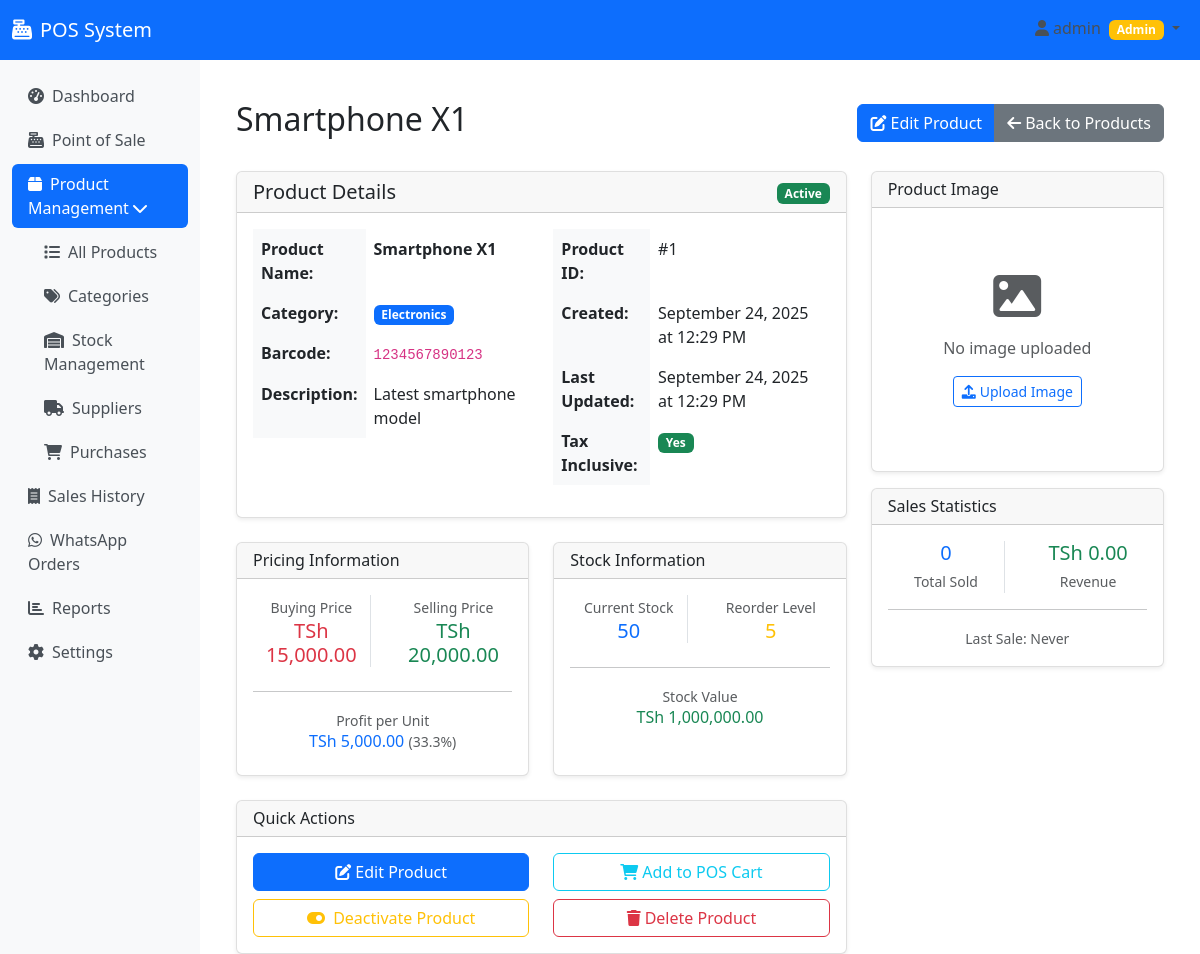
/products/view/1 (signed in), run on the app's committed database.
### app/models/__init__.py (models this page shows, shortened)
class Product(db.Model):
    id = db.Column(db.Integer, primary_key=True)
    name = db.Column(db.String(200), nullable=False)
    description = db.Column(db.Text)
    barcode = db.Column(db.String(100), unique=True)
    category_id = db.Column(db.Integer, db.ForeignKey('category.id'), nullable=False)
    buying_price = db.Column(db.Numeric(10, 2), nullable=False)
    selling_price = db.Column(db.Numeric(10, 2), nullable=False)
    tax_inclusive = db.Column(db.Boolean, default=True)
    stock_quantity = db.Column(db.Integer, default=0)
    reorder_level = db.Column(db.Integer, default=10)
    image_filename = db.Column(db.String(255))
    created_at = db.Column(db.DateTime, default=datetime.utcnow)
    updated_at = db.Column(db.DateTime, default=datetime.utcnow, onupdate=datetime.utcnow)
    is_active = db.Column(db.Boolean, default=True)
    sale_items = db.relationship('SaleItem', backref='product', lazy=True)
    purchase_items = db.relationship('PurchaseItem', backref='product', lazy=True)
    @property
    def is_low_stock(self):
        return self.stock_quantity <= self.reorder_level

class Category(db.Model):
    id = db.Column(db.Integer, primary_key=True)
    name = db.Column(db.String(100), nullable=False, unique=True)
    description = db.Column(db.Text)
    created_at = db.Column(db.DateTime, default=datetime.utcnow)
    products = db.relationship('Product', backref='category', lazy=True)

class SystemSettings(db.Model):
    id = db.Column(db.Integer, primary_key=True)
    key = db.Column(db.String(100), unique=True, nullable=False)
    value = db.Column(db.Text)
    description = db.Column(db.Text)
    created_at = db.Column(db.DateTime, default=datetime.utcnow)
    updated_at = db.Column(db.DateTime, default=datetime.utcnow, onupdate=datetime.utcnow)

### app/views/products.py (the view)
@products_bp.route('/view/<int:id>')
@login_required
def view_product(id):
    product = Product.query.get_or_404(id)
    return render_template('products/view_product.html', title=product.name, product=product)

### app/templates/products/view_product.html (shortened to what this page needs)
{% extends "base.html" %}
{% block content %}
<div class="container-fluid">
    <div class="row">
        <div class="col-12">
            <div class="d-flex justify-content-between align-items-center mb-4">
                <h2>{{ product.name }}</h2>
                <div class="btn-group">
                    <a href="{{ url_for('products.edit_product', id=product.id) }}" class="btn btn-primary">
                        <i class="fas fa-edit me-1"></i>Edit Product
                    </a>
                    <a href="{{ url_for('products.products') }}" class="btn btn-secondary">
                        <i class="fas fa-arrow-left me-1"></i>Back to Products
                    </a>
                </div>
            </div>
            <div class="row">
                <div class="col-md-8">
                    <div class="card">
                        <div class="card-header">
                            <div class="d-flex justify-content-between align-items-center">
                                <h5 class="mb-0">Product Details</h5>
                                <div>
                                    {% if product.is_active %}
                                    <span class="badge bg-success">Active</span>
                                    {% else %}
                                    <span class="badge bg-secondary">Inactive</span>
                                    {% endif %}
                                </div>
                            </div>
                        </div>
                        <div class="card-body">
                            <div class="row">
                                <div class="col-md-6">
                                    <table class="table table-borderless">
                                        <tr>
                                            <th width="35%">Product Name:</th>
                                            <td><strong>{{ product.name }}</strong></td>
                                        </tr>
                                        <tr>
                                            <th>Category:</th>
                                            <td>
                                                <span class="badge bg-primary">{{ product.category.name }}</span>
                                            </td>
                                        </tr>
                                        <tr>
                                            <th>Barcode:</th>
                                            <td>
                                                {% if product.barcode %}
                                                <code>{{ product.barcode }}</code>
                                                {% else %}
                                                <span class="text-muted">Not set</span>
                                                {% endif %}
                                            </td>
                                        </tr>
                                        <tr>
                                            <th>Description:</th>
                                            <td>
                                                {% if product.description %}
                                                {{ product.description }}
                                                {% else %}
                                                <span class="text-muted">No description</span>
                                                {% endif %}
                                            </td>
                                        </tr>
                                    </table>
                                </div>
                                <div class="col-md-6">
                                    <table class="table table-borderless">
                                        <tr>
                                            <th width="35%">Product ID:</th>
                                            <td>#{{ product.id }}</td>
                                        </tr>
                                        <tr>
                                            <th>Created:</th>
                                            <td>{{ product.created_at.strftime('%B %d, %Y at %I:%M %p') if product.created_at else 'N/A' }}</td>
                                        </tr>
                                        <tr>
                                            <th>Last Updated:</th>
                                            <td>{{ product.updated_at.strftime('%B %d, %Y at %I:%M %p') if product.updated_at else 'N/A' }}</td>
                                        </tr>
                                        <tr>
                                            <th>Tax Inclusive:</th>
                                            <td>
                                                {% if product.tax_inclusive %}
                                                <span class="badge bg-success">Yes</span>
                                                {% else %}
                                                <span class="badge bg-warning">No</span>
                                                {% endif %}
                                            </td>
                                        </tr>
                                    </table>
                                </div>
                            </div>
                        </div>
                    </div>
                    <div class="row mt-4">
                        <div class="col-md-6">
                            <div class="card h-100">
                                <div class="card-header">
                                    <h6 class="mb-0">Pricing Information</h6>
                                </div>
                                <div class="card-body">
                                    <div class="row text-center">
                                        <div class="col-6">
                                            <div class="border-end">
                                                <small class="text-muted">Buying Price</small>
                                                <div class="h5 text-danger">{{ formatCurrency(product.buying_price) }}</div>
                                            </div>
                                        </div>
                                        <div class="col-6">
                                            <small class="text-muted">Selling Price</small>
                                            <div class="h5 text-success">{{ formatCurrency(product.selling_price) }}</div>
                                        </div>
                                    </div>
                                    {% if product.buying_price > 0 %}
                                    <hr>
                                    <div class="text-center">
                                        <small class="text-muted">Profit per Unit</small>
                                        <div class="h6 text-primary">
                                            {{ formatCurrency(product.selling_price - product.buying_price) }}
                                            <small class="text-muted">({{ "%.1f"|format(((product.selling_price - product.buying_price) / product.buying_price) * 100) }}%)</small>
                                        </div>
                                    </div>
                                    {% endif %}
                                </div>
                            </div>
                        </div>
                        <div class="col-md-6">
                            <div class="card h-100">
                                <div class="card-header">
                                    <h6 class="mb-0">Stock Information</h6>
                                </div>
                                <div class="card-body">
                                    <div class="row text-center">
                                        <div class="col-6">
                                            <div class="border-end">
                                                <small class="text-muted">Current Stock</small>
                                                <div class="h5 text-primary">{{ product.stock_quantity }}</div>
                                            </div>
                                        </div>
                                        <div class="col-6">
                                            <small class="text-muted">Reorder Level</small>
                                            <div class="h5 text-warning">{{ product.reorder_level }}</div>
                                        </div>
                                    </div>
                                    <hr>
                                    <div class="text-center">
                                        <small class="text-muted">Stock Value</small>
                                        <div class="h6 text-success">
                                            {{ formatCurrency(product.selling_price * product.stock_quantity) }}
                                        </div>
                                    </div>
                                </div>
                            </div>
                        </div>
                    </div>
                    <div class="card mt-4">
                        <div class="card-header">
                            <h6 class="mb-0">Quick Actions</h6>
                        </div>
                        <div class="card-body">
                            <div class="row">
                                <div class="col-md-6">
                                    <div class="d-grid gap-2">
                                        <a href="{{ url_for('products.edit_product', id=product.id) }}" class="btn btn-primary">
                                            <i class="fas fa-edit me-1"></i>Edit Product
                                        </a>
                                        <button type="button" class="btn btn-outline-warning" onclick="toggleProductStatus({{ product.id }})">
                                            <i class="fas fa-toggle-{% if product.is_active %}on{% else %}off{% endif %} me-1"></i>
                                            {% if product.is_active %}Deactivate{% else %}Activate{% endif %} Product
                                        </button>
                                    </div>
                                </div>
                                <div class="col-md-6">
                                    <div class="d-grid gap-2">
                                        <button type="button" class="btn btn-outline-info" onclick="addToCart()">
                                            <i class="fas fa-shopping-cart me-1"></i>Add to POS Cart
                                        </button>
                                        <button type="button" class="btn btn-outline-danger" onclick="deleteProduct({{ product.id }}, '{{ product.name }}')">
                                            <i class="fas fa-trash me-1"></i>Delete Product
                                        </button>
                                    </div>
                                </div>
                            </div>
                        </div>
                    </div>
                </div>
                <div class="col-md-4">
                    <div class="card">
                        <div class="card-header">
                            <h6 class="mb-0">Product Image</h6>
                        </div>
                        <div class="card-body text-center">
                            {% if product.image_filename %}
                            <img src="{{ url_for('static', filename='uploads/' + product.image_filename) }}"
                                 class="img-fluid rounded" alt="{{ product.name }}" style="max-height: 300px;">
                            {% else %}
                            <div class="py-5">
                                <i class="fas fa-image fa-3x text-muted mb-3"></i>
                                <p class="text-muted">No image uploaded</p>
                                <a href="{{ url_for('products.edit_product', id=product.id) }}" class="btn btn-outline-primary btn-sm">
                                    <i class="fas fa-upload me-1"></i>Upload Image
                                </a>
                            </div>
                            {% endif %}
                        </div>
                    </div>
                    <div class="card mt-3">
                        <div class="card-header">
                            <h6 class="mb-0">Sales Statistics</h6>
                        </div>
                        <div class="card-body text-center">
                            <div class="row">
                                <div class="col-6">
                                    <div class="border-end">
                                        <h5 class="text-primary mb-1">0</h5>
                                        <small class="text-muted">Total Sold</small>
                                    </div>
                                </div>
                                <div class="col-6">
                                    <h5 class="text-success mb-1">{{ formatCurrency(0) }}</h5>
                                    <small class="text-muted">Revenue</small>
                                </div>
                            </div>
                            <hr>
                            <small class="text-muted">Last Sale: Never</small>
                        </div>
                    </div>
                </div>
            </div>
        </div>
    </div>
</div>
{% endblock %}

### data on the page
Product: name "Smartphone X1", barcode "1234567890123", description "Latest smartphone model", id "1", created_at "September 24, 2025 at 12:29 PM", updated_at "September 24, 2025 at 12:29 PM", buying_price.value "TSh 15,000.00", selling_price.value "TSh 20,000.00", formatCurrency(product.selling_price-product.buying_price) "TSh 5,000.00", selling_price+buying_price "33.3", stock_quantity "50", reorder_level "5", selling_price+stock_quantity "TSh 1,000,000.00"
Category: category.name "Electronics"
SystemSettings: value "TSh 0.00"
